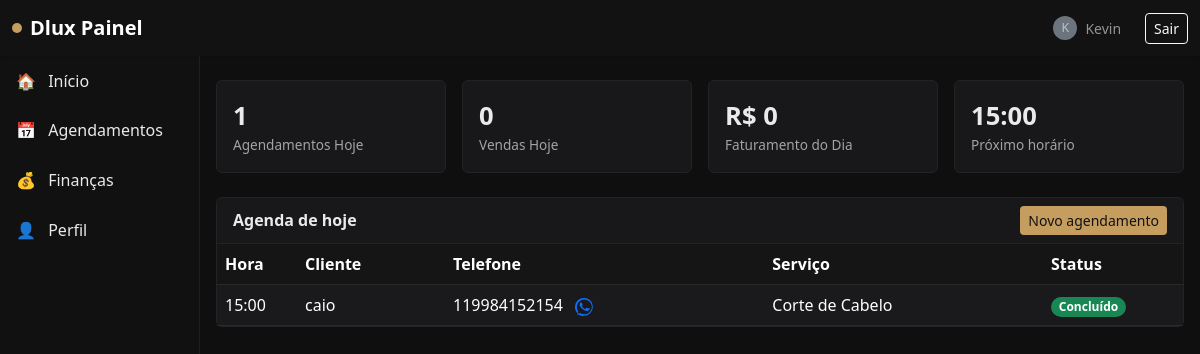
The app's page /painel/barbeiro/ (signed in) with its own data.
### users/models.py (models this page shows, shortened)
class User(AbstractUser):
    BARBER = 'barber'
    ADMIN = 'admin'
    ROLE_CHOICES = [
        (BARBER, 'Barbeiro'),
        (ADMIN, 'Administrador'),
    ]
    role = models.CharField(max_length=16, choices=ROLE_CHOICES, default=BARBER)
    display_name = models.CharField(max_length=255, blank=True)
    avatar = models.ImageField(upload_to='avatars/', blank=True, null=True)
    phone = models.CharField(max_length=32, blank=True)

### appointments/models.py (models this page shows, shortened)
class Appointment(models.Model):
    STATUS_SCHEDULED = 'scheduled'
    STATUS_DONE = 'done'
    STATUS_CANCELLED = 'cancelled'
    STATUS_CHOICES = [
        (STATUS_SCHEDULED, 'Agendado'),
        (STATUS_DONE, 'Finalizado'),
        (STATUS_CANCELLED, 'Cancelado'),
    ]
    barber = models.ForeignKey(User, on_delete=models.CASCADE, limit_choices_to={'role': User.BARBER}, related_name='appointments')
    client_name = models.CharField(max_length=120)
    client_phone = models.CharField(max_length=32)
    service = models.ForeignKey(Service, on_delete=models.PROTECT)
    start_datetime = models.DateTimeField()
    end_datetime = models.DateTimeField()
    status = models.CharField(max_length=12, choices=STATUS_CHOICES, default=STATUS_SCHEDULED)
    notes = models.TextField(blank=True)
    created_at = models.DateTimeField(auto_now_add=True)
    class Meta:
        indexes = [
            models.Index(fields=['barber', 'start_datetime']),
            models.Index(fields=['status']),
        ]

### services/models.py (models this page shows, shortened)
class Service(models.Model):
    title = models.CharField(max_length=120)
    price = models.DecimalField(max_digits=8, decimal_places=2)
    duration_minutes = models.PositiveIntegerField(default=30)
    active = models.BooleanField(default=True)

### users/views.py (the view)
# urls.py: path('painel/barbeiro/', dashboard_barber, name='dashboard_barber'),
@login_required
def dashboard_barber(request: HttpRequest):
    user: User = request.user  # type: ignore
    now = timezone.localtime()
    Appointment.objects.filter(status='scheduled', end_datetime__lte=now).update(status='done')
    today_start = now.replace(hour=0, minute=0, second=0, microsecond=0)
    today_end = today_start + timezone.timedelta(days=1)
    appts_today = Appointment.objects.filter(
        barber=user,
        start_datetime__gte=today_start,
        start_datetime__lt=today_end,
    ).order_by('start_datetime')
    sales_today = Sale.objects.filter(
        barber=user,
        created_at__gte=today_start,
        created_at__lt=today_end,
        status='paid'
    )
    kpis = {
        'appointments_count': appts_today.count(),
        'sales_count': sales_today.count(),
        'sales_total': sales_today.aggregate(total=Sum('amount'))['total'] or 0,
        'next_appointment': appts_today.first(),
    }
    return render(request, 'dashboard_barber.html', {
        'kpis': kpis,
        'appointments_today': appts_today,
    })

### templates/dashboard_barber.html (shortened to what this page needs)
{% extends 'base.html' %}
{% block content %}
<div class="row g-3 mb-4">
  <div class="col-sm-6 col-lg-3">
    <div class="card card-panel">
      <div class="card-body">
        <div class="kpi">{{ kpis.appointments_count }}</div>
        <div class="kpi-label">Agendamentos Hoje</div>
      </div>
    </div>
  </div>
  <div class="col-sm-6 col-lg-3">
    <div class="card card-panel">
      <div class="card-body">
        <div class="kpi">{{ kpis.sales_count }}</div>
        <div class="kpi-label">Vendas Hoje</div>
      </div>
    </div>
  </div>
  <div class="col-sm-6 col-lg-3">
    <div class="card card-panel">
      <div class="card-body">
        <div class="kpi">R$ {{ kpis.sales_total }}</div>
        <div class="kpi-label">Faturamento do Dia</div>
      </div>
    </div>
  </div>
  <div class="col-sm-6 col-lg-3">
    <div class="card card-panel">
      <div class="card-body">
        <div class="kpi">{% if kpis.next_appointment %}{{ kpis.next_appointment.start_datetime|date:'H:i' }}{% else %}-{% endif %}</div>
        <div class="kpi-label">Próximo horário</div>
      </div>
    </div>
  </div>
</div>
  <div class="card card-panel mb-4">
    <div class="card-header d-flex justify-content-between align-items-center">
      <span class="fw-semibold">Agenda de hoje</span>
      <div>
      <a href="#" class="btn btn-sm btn-accent" data-bs-toggle="modal" data-bs-target="#quickScheduleModal">Novo agendamento</a>
      </div>
    </div>
  <div class="card-body p-0">
    <table class="table table-dark table-striped mb-0">
      <thead>
        <tr>
          <th style="width: 80px;">Hora</th>
          <th>Cliente</th>
          <th>Telefone</th>
          <th>Serviço</th>
          <th style="width: 140px;">Status</th>
        </tr>
      </thead>
      <tbody>
        {% for a in appointments_today %}
        <tr>
          <td>{{ a.start_datetime|date:'H:i' }}</td>
          <td>{{ a.client_name }}</td>
          <td>
            {{ a.client_phone }}
            {% if a.client_phone %}
              <a href="https://wa.me/{{ a.client_phone }}" target="_blank" class="ms-2" title="WhatsApp">
              </a>
            {% endif %}
          </td>
          <td>{{ a.service.title }}</td>
          <td>
            {% if a.status == 'scheduled' %}
              <span class="badge rounded-pill text-bg-secondary">Agendado</span>
            {% elif a.status == 'done' %}
              <span class="badge rounded-pill bg-success">Concluído</span>
            {% elif a.status == 'cancelled' %}
              <span class="badge rounded-pill bg-danger">Cancelado</span>
            {% else %}
              <span class="badge rounded-pill badge-accent">{{ a.status }}</span>
            {% endif %}
          </td>
        </tr>
        {% empty %}
        <tr>
          <td colspan="5" class="text-center muted">Sem agendamentos para hoje.</td>
        </tr>
        {% endfor %}
      </tbody>
    </table>
  </div>
</div>
{% endblock %}

### templates/base.html (shortened to what this page needs)
<!doctype html>
<html lang="pt-br">
  <head>
    {% load static %}
    <link href="https://cdn.jsdelivr.net/npm/bootstrap@5.3.3/dist/css/bootstrap.min.css" rel="stylesheet">
    <link href="{% static 'panel.css' %}" rel="stylesheet">
  </head>
  <body>
    <nav class="navbar navbar-expand-lg navbar-dark bg-dark shadow-sm">
      <div class="container-fluid">
        <a class="navbar-brand d-flex align-items-center" href="/painel/">
          <span class="brand-dot me-2"></span>
          <span class="fw-semibold">Dlux Painel</span>
        </a>
        <div class="d-flex align-items-center gap-2">
          {% if user.is_authenticated %}
            <span class="navbar-text me-3 small d-flex align-items-center gap-2">
              {% if user.avatar %}
                <img src="{{ user.avatar.url }}" alt="avatar" class="rounded-circle" style="width:24px;height:24px;object-fit:cover;">
              {% else %}
                <span class="rounded-circle bg-secondary d-inline-flex justify-content-center align-items-center" style="width:24px;height:24px;">
                  <span class="small">{{ user.display_name|default:user.username|first }}</span>
                </span>
              {% endif %}
              <span>{{ user.display_name|default:user.username }}</span>
            </span>
            <form method="post" action="/logout/" class="d-inline">
              <button class="btn btn-outline-light btn-sm" type="submit">Sair</button>
            </form>
          {% else %}
            <a class="btn btn-outline-light btn-sm" href="/login/">Entrar</a>
          {% endif %}
        </div>
      </div>
    </nav>
    <div class="container-fluid">
      <div class="row flex-nowrap">
        {% if user.is_authenticated %}
        <aside class="col-12 col-lg-2 sidebar p-0 collapse d-lg-block" id="sidebar">
          <div class="list-group list-group-flush">
            <a class="list-group-item list-group-item-action px-3 sidebar-link {% if request.path == '/painel/' %}active{% endif %}" href="/painel/">
              <span class="me-2">🏠</span> Início
            </a>
            <a class="list-group-item list-group-item-action px-3 sidebar-link {% if '/painel/agendamentos' in request.path %}active{% endif %}" href="/painel/agendamentos/">
              <span class="me-2">📅</span> Agendamentos
            </a>
            <a class="list-group-item list-group-item-action px-3 sidebar-link {% if '/painel/financas' in request.path %}active{% endif %}" href="/painel/financas/">
              <span class="me-2">💰</span> Finanças
            </a>
            <a class="list-group-item list-group-item-action px-3 sidebar-link {% if '/painel/perfil' in request.path %}active{% endif %}" href="/painel/perfil/">
              <span class="me-2">👤</span> Perfil
            </a>
          </div>
        </aside>
        {% endif %}
        <main class="{% if user.is_authenticated %}col py-4 px-3{% else %}col-12 py-4 px-3{% endif %}">
          {% block content %}{% endblock %}
        </main>
      </div>
    </div>
    <div id="toastContainer" class="position-fixed top-0 end-0 p-3" style="z-index: 1080"></div>
  </body>
</html>

### static/panel.css (style rules this page uses)
:root { --dlux-bg: #0f0f10; --dlux-card: #18181a; --dlux-accent: #c59d5f; --dlux-text: #eaeaea; --dlux-muted: #a3a3a3; --success: #22c55e; --danger: #ef4444; --warning: #f59e0b; }
body { background: var(--dlux-bg); color: var(--dlux-text); }
.navbar-dark.bg-dark { background-color: #121212 !important; }
.brand-dot { width: 10px; height: 10px; border-radius: 50%; background: var(--dlux-accent); display: inline-block; }
.card-panel { background: var(--dlux-card); border: 1px solid #232325; color: var(--dlux-text); }
.card-panel .card-header { border-bottom: 1px solid #232325; }
.kpi { font-weight: 700; font-size: 1.6rem; }
.kpi-label { color: var(--dlux-muted); font-size: .85rem; }
.table-dark.table { --bs-table-bg: #151516; --bs-table-striped-bg: #1a1a1c; --bs-table-border-color: #2a2a2d; }
.btn-accent { background: var(--dlux-accent); color: #111; border: none; }
.sidebar { background: #111; border-right: 1px solid #1f1f21; min-height: calc(100vh - 56px); }
.sidebar .list-group-item { background: transparent; color: var(--dlux-text); border: 0; border-radius: 0; padding-top: .8rem; padding-bottom: .8rem; }

### records on screen
User: display_name|first "K", display_name "Kevin"
Appointment: next_appointment.start_datetime "15:00", start_datetime "15:00", client_name "caio", client_phone "119984152154", service "Corte de Cabelo", status "Concluído"

### other values on screen
{{ kpis.appointments_count }} "1"
{{ kpis.sales_count }} "0"
{{ kpis.sales_total }} "0"
